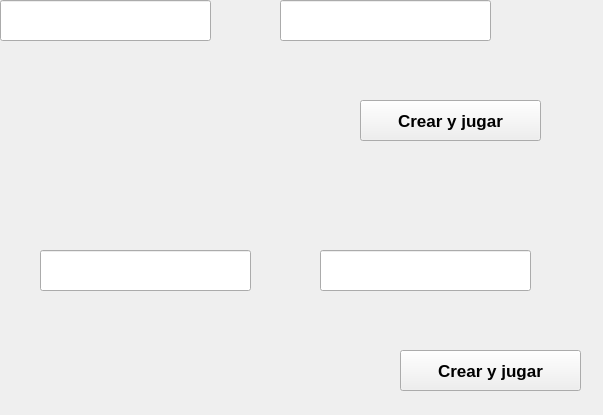
<?xml version="1.0" encoding="UTF-8"?>
<ui version="4.0">
 <class>Inicio_juego_nuevo</class>
 <widget class="QWidget" name="Inicio_juego_nuevo">
  <property name="geometry">
   <rect>
    <x>0</x>
    <y>0</y>
    <width>603</width>
    <height>415</height>
   </rect>
  </property>
  <property name="windowTitle">
   <string>Form</string>
  </property>
  <widget class="QPushButton" name="btn_crear">
   <property name="geometry">
    <rect>
     <x>400</x>
     <y>350</y>
     <width>181</width>
     <height>41</height>
    </rect>
   </property>
   <property name="font">
    <font>
     <pointsize>13</pointsize>
     <weight>75</weight>
     <bold>true</bold>
    </font>
   </property>
   <property name="text">
    <string>Crear y jugar</string>
   </property>
  </widget>
  <widget class="QLineEdit" name="le_usuario">
   <property name="geometry">
    <rect>
     <x>40</x>
     <y>250</y>
     <width>211</width>
     <height>41</height>
    </rect>
   </property>
   <property name="font">
    <font>
     <pointsize>12</pointsize>
    </font>
   </property>
   <property name="text">
    <string/>
   </property>
  </widget>
  <widget class="QLineEdit" name="le_clave">
   <property name="geometry">
    <rect>
     <x>320</x>
     <y>250</y>
     <width>211</width>
     <height>41</height>
    </rect>
   </property>
   <property name="font">
    <font>
     <pointsize>12</pointsize>
    </font>
   </property>
   <property name="text">
    <string/>
   </property>
  </widget>
  <widget class="QLineEdit" name="le_clave_2">
   <property name="geometry">
    <rect>
     <x>280</x>
     <y>0</y>
     <width>211</width>
     <height>41</height>
    </rect>
   </property>
   <property name="font">
    <font>
     <pointsize>12</pointsize>
    </font>
   </property>
   <property name="text">
    <string/>
   </property>
  </widget>
  <widget class="QPushButton" name="btn_crear_2">
   <property name="geometry">
    <rect>
     <x>360</x>
     <y>100</y>
     <width>181</width>
     <height>41</height>
    </rect>
   </property>
   <property name="font">
    <font>
     <pointsize>13</pointsize>
     <weight>75</weight>
     <bold>true</bold>
    </font>
   </property>
   <property name="text">
    <string>Crear y jugar</string>
   </property>
  </widget>
  <widget class="QLineEdit" name="le_usuario_2">
   <property name="geometry">
    <rect>
     <x>0</x>
     <y>0</y>
     <width>211</width>
     <height>41</height>
    </rect>
   </property>
   <property name="font">
    <font>
     <pointsize>12</pointsize>
    </font>
   </property>
   <property name="text">
    <string/>
   </property>
  </widget>
 </widget>
 <resources/>
 <connections/>
</ui>
